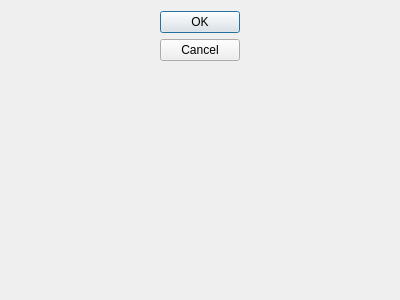
<?xml version="1.0" encoding="UTF-8"?>
<ui version="4.0">
 <class>DialogNuevo</class>
 <widget class="QDialog" name="DialogNuevo">
  <property name="geometry">
   <rect>
    <x>0</x>
    <y>0</y>
    <width>400</width>
    <height>300</height>
   </rect>
  </property>
  <property name="windowTitle">
   <string>Dialog</string>
  </property>
  <layout class="QHBoxLayout" name="horizontalLayout">
   <item>
    <widget class="QDialogButtonBox" name="buttonBox">
     <property name="orientation">
      <enum>Qt::Vertical</enum>
     </property>
     <property name="standardButtons">
      <set>QDialogButtonBox::Cancel|QDialogButtonBox::Ok</set>
     </property>
    </widget>
   </item>
  </layout>
 </widget>
 <resources/>
 <connections>
  <connection>
   <sender>buttonBox</sender>
   <signal>accepted()</signal>
   <receiver>DialogNuevo</receiver>
   <slot>accept()</slot>
   <hints>
    <hint type="sourcelabel">
     <x>248</x>
     <y>254</y>
    </hint>
    <hint type="destinationlabel">
     <x>157</x>
     <y>274</y>
    </hint>
   </hints>
  </connection>
  <connection>
   <sender>buttonBox</sender>
   <signal>rejected()</signal>
   <receiver>DialogNuevo</receiver>
   <slot>reject()</slot>
   <hints>
    <hint type="sourcelabel">
     <x>316</x>
     <y>260</y>
    </hint>
    <hint type="destinationlabel">
     <x>286</x>
     <y>274</y>
    </hint>
   </hints>
  </connection>
 </connections>
</ui>
